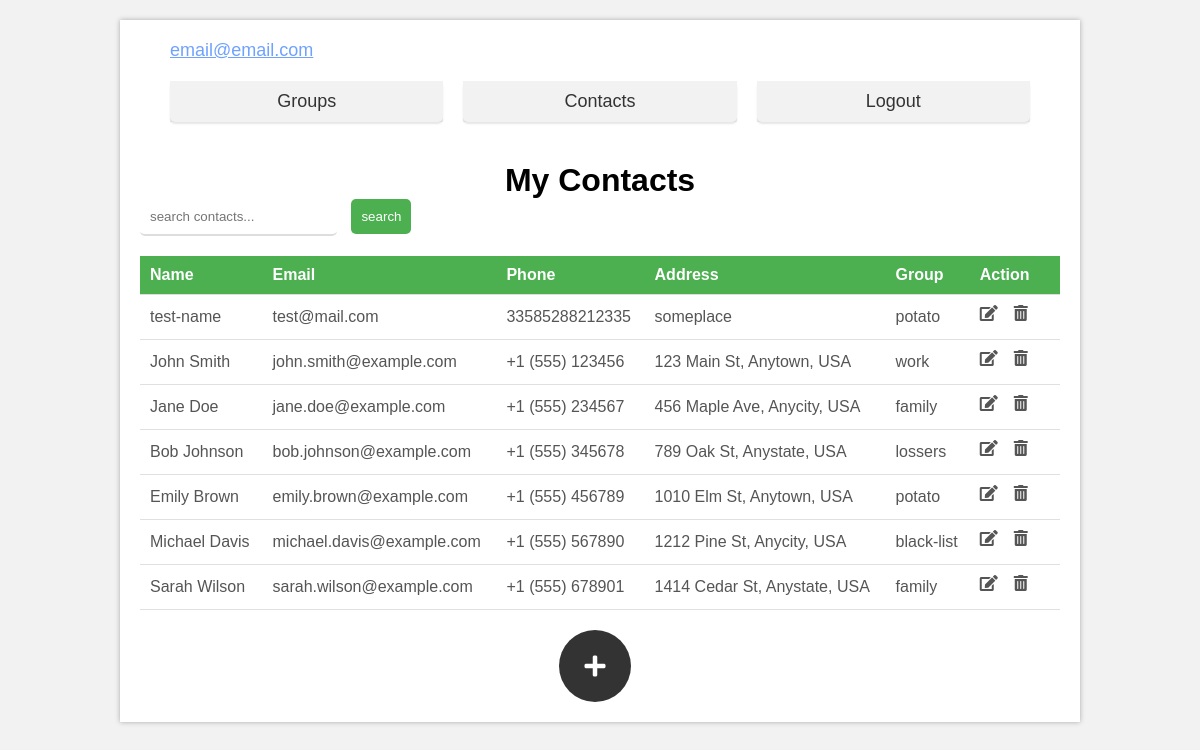
Screenshot of /contacts.php (signed in) with the database file from the repository.
### tables this page shows
CREATE TABLE `_contact_` (
  `id` int(11) NOT NULL,
  `name` varchar(250) NOT NULL,
  `email` varchar(250) NOT NULL,
  `phone` varchar(100) NOT NULL,
  `address` text NOT NULL,
  `group_id` int(11) NOT NULL,
  `user_id` int(11) NOT NULL
);

CREATE TABLE `_group_` (
  `id` int(11) NOT NULL,
  `name` varchar(250) NOT NULL,
  `user_id` int(11) NOT NULL
);

### contacts.php (the view, shortened to what this page needs)
<?php
$email = '';
if(isset($_SESSION['user_id']))
{
    $email = $_SESSION['email'];
}
else
{
   header('Location: login.php');
}
require_once "db_connect.php";
$user_id = $_SESSION['user_id'];
$sql = "SELECT _contact_.id, _contact_.name, _contact_.email, _contact_.phone,
        _contact_.address, _group_.name as 'group'
        FROM _contact_
        INNER JOIN _group_
        ON _contact_.group_id = _group_.id
        WHERE _contact_.user_id =".$user_id;
$stmt = $conn->prepare($sql);
$stmt->bindParam(':user_id', $user_id );
$stmt->execute();
?>
<!DOCTYPE html>
<html lang="en">
<head>
  <link rel="stylesheet" href="https://cdnjs.cloudflare.com/ajax/libs/font-awesome/5.15.4/css/all.min.css">
  <link rel="stylesheet" type="text/css" href="contacts-style.css">
</head>
<body>
    <div class="container">
       <?php echo '<div class="user-email">' . $email . '</div>' ; ?>
        <nav class="menu">
            <ul>
                <li><a href="groups.php">Groups</a></li>
                <li><a href="contacts.php">Contacts</a></li>
                <li><a href="logout.php">Logout</a></li>
            </ul>
        </nav>
        <h1>My Contacts</h1>
        <div class="search">
            <form action="#" method="post">
                <input type="search" name="search-value" placeholder="search contacts...">
                <button type="submit" name="search-submit">search</button>
            </form>
        </div>
        <table>
            <thead>
                <tr>
                    <th>Name</th>
                    <th>Email</th>
                    <th>Phone</th>
                    <th>Address</th>
                    <th>Group</th>
                    <th>Action</th>
                </tr>
            </thead>
            <tbody>
                <?php
                    while($row=$stmt->fetch(PDO::FETCH_ASSOC))
                    {
                        echo "<tr>";
                        echo "<td>".$row['name']."</td>";
                        echo "<td>".$row['email']."</td>";
                        echo "<td>".$row['phone']."</td>";
                        echo "<td>".$row['address']."</td>";
                        echo "<td>".$row['group']."</td>";
                        echo "<td>";
                        echo "<a href=edit-contact.php?id=".$row['id']." class='icon icon-edit' title='edit'></a>";
                        echo "<a href=delete-contact.php?id=".$row['id']." class='icon icon-delete' title='remove'></a>";
                        echo "</td>";
                        echo "</tr>";
                    }
                ?>
            </tbody>
        </table>
        <div class="icon-add-container">
            <a href="add-contact.php" class="icon icon-add" title="add contact">
                <i class="fas fa-plus"></i>
            </a>
        </div>
    </div>
</body>
</html>

### contacts-style.css (style rules this page uses)
* { margin: 0; padding: 0; box-sizing: border-box; }
body { background-color: #f2f2f2; font-family: Arial, sans-serif; }
.container { margin: 20px auto; width: 80%; padding: 20px; background-color: #fff; box-shadow: 0 0 5px rgba(0,0,0,0.3); }
.user-email { margin: 0 10px; font-size: 18px; padding: 0 20px; color:#6fa2ff; text-decoration: underline; }
.menu { background-color: #fff; font-size: 18px; padding: 20px; }
.menu ul { list-style: none; display: flex; }
.menu li { flex: 1; margin: 0 10px; text-align: center; background-color: #f2f2f2; }
.menu li a { color: #333; display: block; padding: 10px; text-decoration: none; border-radius: 5px; box-shadow: 0 2px 2px rgba(0,0,0,0.1); transition: color, box-shadow 0.2s ease; }
h1 { text-align: center; margin-top: 20px; }
.search { display: flex; align-items: center; margin-bottom: 20px; }
.search input[type="search"] { flex: 1; padding: 10px; border-radius: 5px; border: none; border-bottom: 2px solid #ddd; }
.search button { background-color: #4caf50; color:#fff; padding: 10px; border: none; border-radius: 5px; margin-left: 10px; cursor: pointer; }
table { border-collapse: collapse; width: 100%; margin-top: 20px; }
table th, table td { padding: 10px; text-align: left; border-bottom: 1px solid #ddd; }
table th { background-color: #4caf50; color: #fff; }
.icon { display: inline-block; width: 24px; height: 24px; margin-right: 10px; }
.icon-edit::before { content:"\f044"; font-family: "Font Awesome 5 Free"; font-weight: 900; }
.icon-delete::before { content:"\f2ed"; font-family: "Font Awesome 5 Free"; font-weight: 900; }
tbody td { border-bottom: 1px solid #e0e0e0; color: #555; }
tbody td:last-child a { color: #555; text-decoration: none; }
.icon-add-container { display: flex; justify-content: center; margin-top: 20px; }
.icon-add { display: flex; align-items: center; justify-content: center; width: 3em; height: 3em; background-color: #333; color: #fff; border-radius: 50%; text-decoration: none; font-size: 1.5em; cursor: pointer; }

### rows the page displays
_contact_: name "test-name", email "test@mail.com", phone "33585288212335", address "someplace", group.name "potato"
_contact_: name "John Smith", email "john.smith@example.com", phone "+1 (555) 123456", address "123 Main St, Anytown, USA", group.name "work"
_contact_: name "Jane Doe", email "jane.doe@example.com", phone "+1 (555) 234567", address "456 Maple Ave, Anycity, USA", group.name "family"
_contact_: name "Bob Johnson", email "bob.johnson@example.com", phone "+1 (555) 345678", address "789 Oak St, Anystate, USA", group.name "lossers"
_contact_: name "Emily Brown", email "emily.brown@example.com", phone "+1 (555) 456789", address "1010 Elm St, Anytown, USA", group.name "potato"
_contact_: name "Michael Davis", email "michael.davis@example.com", phone "+1 (555) 567890", address "1212 Pine St, Anycity, USA", group.name "black-list"
_contact_: name "Sarah Wilson", email "sarah.wilson@example.com", phone "+1 (555) 678901", address "1414 Cedar St, Anystate, USA", group.name "family"

### other values shown
$email "email@email.com"
